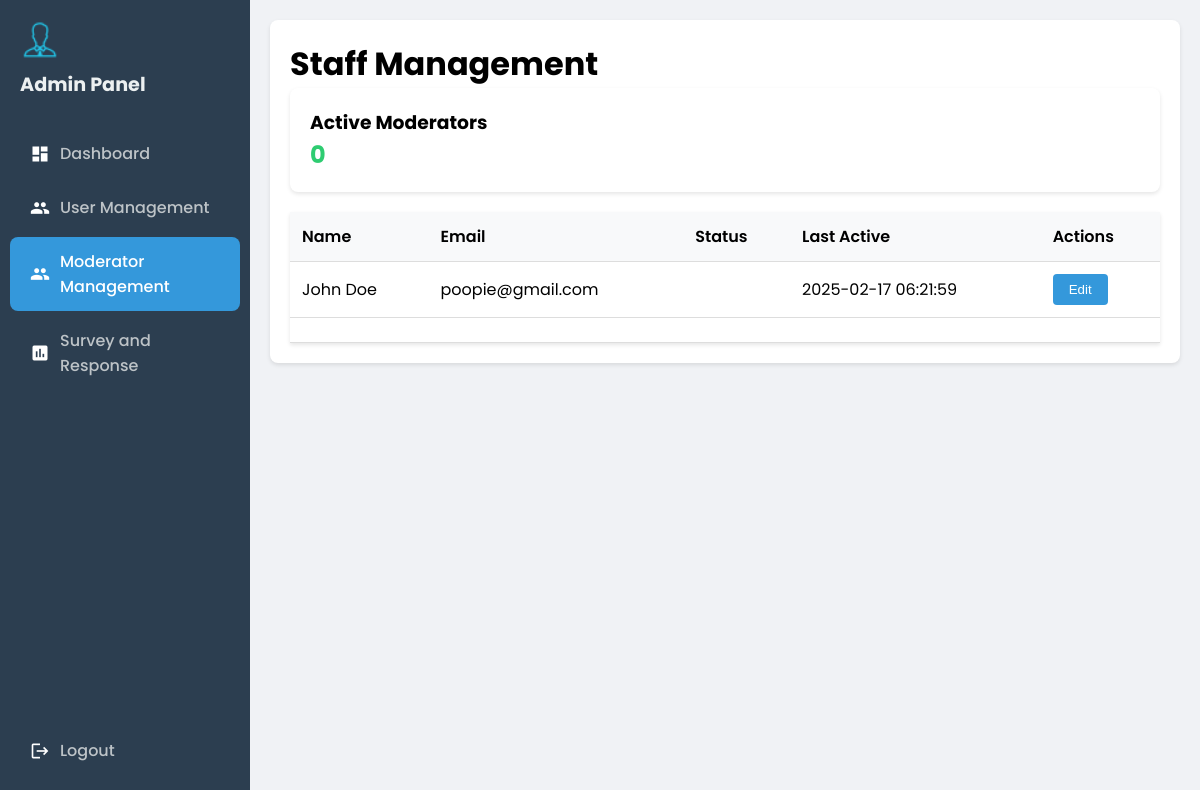
Before: /AdminPage/AdminDashboard/AdminStaffManagement.php with the older database file.
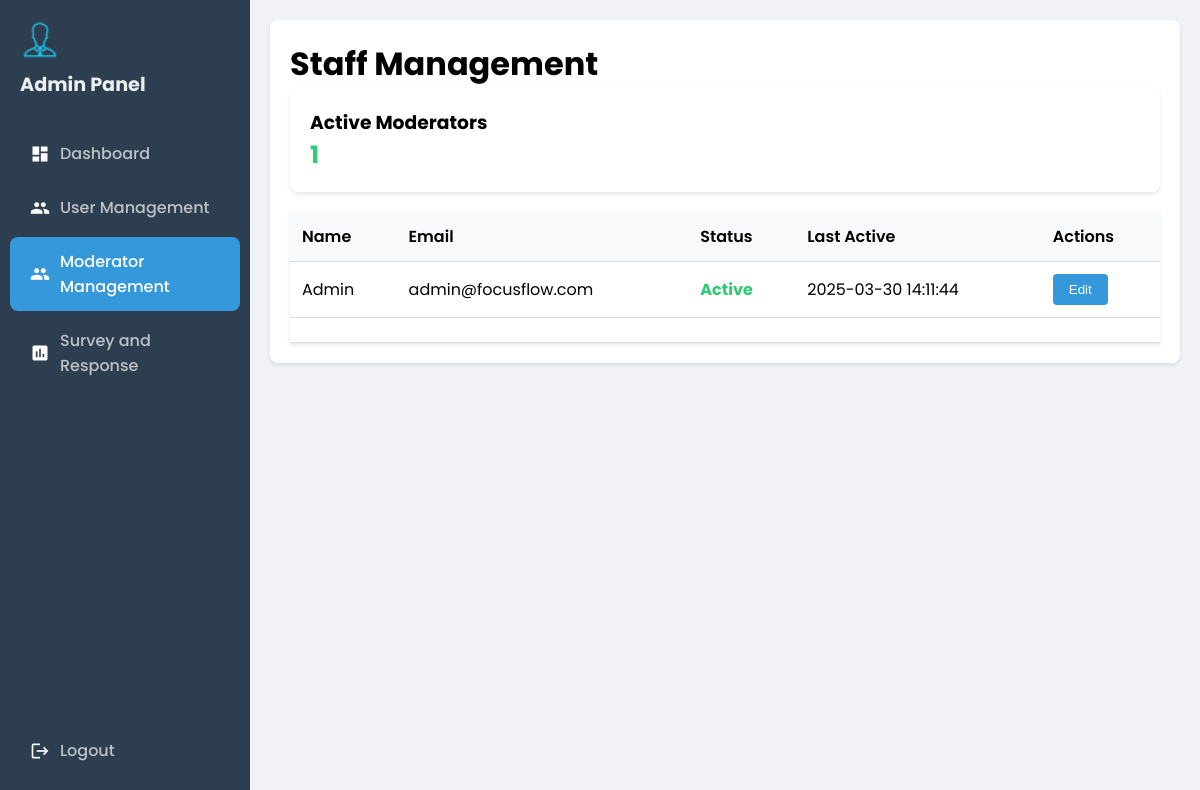
After: the same page with the newer database file.
### tables this page shows
CREATE TABLE `users` (
  `id` int(10) UNSIGNED NOT NULL,
  `name` varchar(255) NOT NULL,
  `email` varchar(255) NOT NULL,
  `password` varchar(255) NOT NULL,
  `created_at` timestamp NOT NULL DEFAULT current_timestamp(),
  `usertype` tinyint(1) DEFAULT 0,
  `last_login` timestamp NOT NULL DEFAULT current_timestamp(),
  `auth_token` varchar(255) DEFAULT NULL,
  `token_expires` datetime DEFAULT NULL,
  `UserStatus` enum('Active','Inactive','Suspended') NOT NULL DEFAULT 'Active',
  `suspension_end` datetime DEFAULT NULL,
  `suspension_reason` text DEFAULT NULL
);

### AdminPage/AdminDashboard/AdminStaffManagement.php (the view, shortened to what this page needs)
<?php
include "../../RegisterLayout/conn.php";
$sql = "SELECT id, name, email, UserStatus, last_login FROM users WHERE usertype = 1";
$result = $_conn->query($sql);
$activeModsQuery = "SELECT COUNT(*) as active_count FROM users WHERE (usertype = 1 OR usertype = 2) AND UserStatus = 'Active'";
$activeModsResult = $_conn->query($activeModsQuery);
$activeMods = $activeModsResult->fetch_assoc()['active_count'];
?>
<!DOCTYPE html>
<html lang="en">
<head>
    <link rel="stylesheet" href="Admin.css">
</head>
<body>
    <?php include "AdminSidebar.php"; ?>
    <div class="main-content">
        <div class="staff-container">
            <h1>Staff Management</h1>
            <div class="stats-card">
                <h3>Active Moderators</h3>
                <div class="active-mods" id="activeMods"><?php echo $activeMods; ?></div>
            </div>
            <div class="table-container">
                <table class="mods-table">
                    <thead>
                        <tr>
                            <th>Name</th>
                            <th>Email</th>
                            <th>Status</th>
                            <th>Last Active</th>
                            <th>Actions</th>
                        </tr>
                    </thead>
                    <tbody>
                        <?php while($mod = $result->fetch_assoc()): ?>
                        <tr id="mod-row-<?php echo $mod['id']; ?>">
                            <td><?php echo htmlspecialchars($mod['name']); ?></td>
                            <td><?php echo htmlspecialchars($mod['email']); ?></td>
                            <td class="<?php echo $mod['UserStatus'] === 'Active' ? 'status-active' : 'status-inactive'; ?>">
                                <?php echo $mod['UserStatus']; ?>
                            </td>
                            <td><?php echo date('Y-m-d H:i:s', strtotime($mod['last_login'])); ?></td>
                            <td>
                                <button class="btn btn-edit" onclick="showEditModal(<?php
                                    echo $mod['id']; ?>,
                                    '<?php echo htmlspecialchars($mod['name'], ENT_QUOTES); ?>',
                                    '<?php echo htmlspecialchars($mod['email'], ENT_QUOTES); ?>'
                                )">
                                    Edit
                                </button>
                            </td>
                        </tr>
                        <tr>
                            <td colspan="5">
                            </td>
                        </tr>
                        <?php endwhile; ?>
                    </tbody>
                </table>
            </div>
        </div>
    </div>
</body>
</html>

Changed rows visible on the page:
no longer on this page (row edited): users: name "John Doe", email "poopie@gmail.com", last_login "2025-02-17 06:21:59"
added users: name "Admin", email "admin@focusflow.com", UserStatus "Active", last_login "2025-03-30 14:11:44"
Other visible differences:
$activeMods: "0" → "1"
